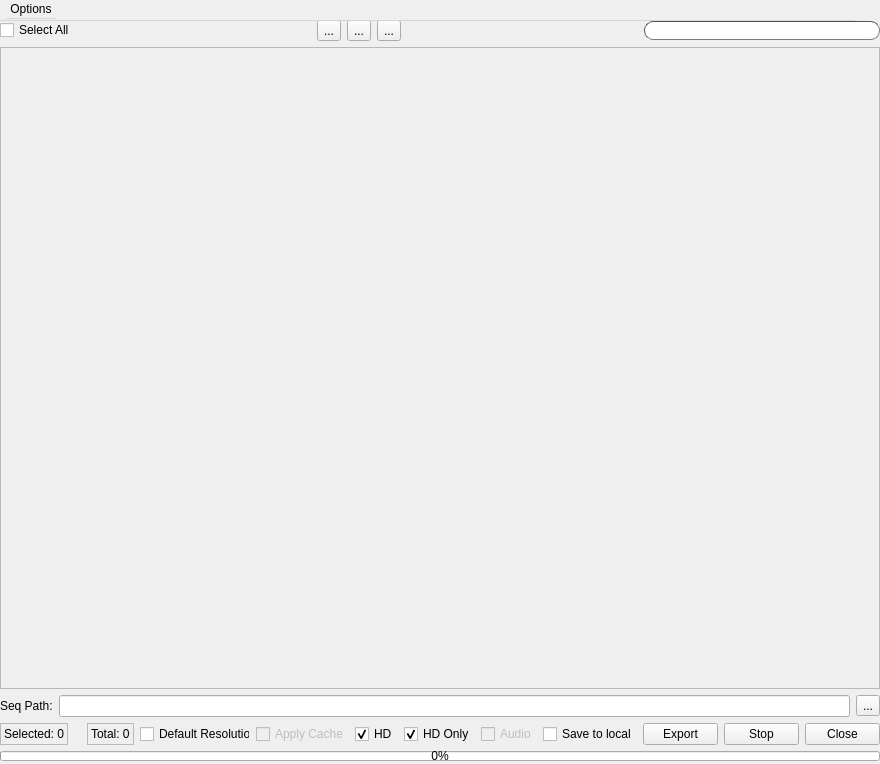
<?xml version="1.0" encoding="UTF-8"?>
<ui version="4.0">
 <class>MainWidget</class>
 <widget class="QWidget" name="MainWidget">
  <property name="geometry">
   <rect>
    <x>0</x>
    <y>0</y>
    <width>880</width>
    <height>764</height>
   </rect>
  </property>
  <property name="minimumSize">
   <size>
    <width>880</width>
    <height>764</height>
   </size>
  </property>
  <property name="maximumSize">
   <size>
    <width>880</width>
    <height>764</height>
   </size>
  </property>
  <property name="windowTitle">
   <string>Shot Export</string>
  </property>
  <widget class="QWidget" name="centralwidget">
   <property name="geometry">
    <rect>
     <x>0</x>
     <y>20</y>
     <width>880</width>
     <height>741</height>
    </rect>
   </property>
   <layout class="QVBoxLayout" name="verticalLayout">
    <item>
     <layout class="QHBoxLayout" name="horizontalLayout">
      <item>
       <widget class="QCheckBox" name="selectAllButton">
        <property name="toolTip">
         <string>Select all shots for export</string>
        </property>
        <property name="text">
         <string>Select All</string>
        </property>
       </widget>
      </item>
      <item>
       <spacer name="horizontalSpacer">
        <property name="orientation">
         <enum>Qt::Horizontal</enum>
        </property>
        <property name="sizeHint" stdset="0">
         <size>
          <width>40</width>
          <height>20</height>
         </size>
        </property>
       </spacer>
      </item>
      <item>
       <widget class="QToolButton" name="addButton">
        <property name="toolTip">
         <string>Add new shot(s)</string>
        </property>
        <property name="text">
         <string>...</string>
        </property>
       </widget>
      </item>
      <item>
       <widget class="QToolButton" name="collapseButton">
        <property name="toolTip">
         <string>Toggle collapse all shots</string>
        </property>
        <property name="text">
         <string>...</string>
        </property>
       </widget>
      </item>
      <item>
       <widget class="QToolButton" name="deleteSelectedButton">
        <property name="toolTip">
         <string>Remove selected shots</string>
        </property>
        <property name="text">
         <string>...</string>
        </property>
       </widget>
      </item>
      <item>
       <spacer name="horizontalSpacer_3">
        <property name="orientation">
         <enum>Qt::Horizontal</enum>
        </property>
        <property name="sizeHint" stdset="0">
         <size>
          <width>40</width>
          <height>20</height>
         </size>
        </property>
       </spacer>
      </item>
      <item>
       <widget class="QLineEdit" name="searchBox">
        <property name="toolTip">
         <string/>
        </property>
        <property name="styleSheet">
         <string notr="true">border-width: 1px;
                                        border-style: inset;
                                        border-color: #535353;
                                        border-radius: 9px;
                                        padding-left: 15px;
                                        padding-bottom: 1px;</string>
        </property>
       </widget>
      </item>
     </layout>
    </item>
    <item>
     <widget class="QScrollArea" name="scrollArea">
      <property name="widgetResizable">
       <bool>true</bool>
      </property>
      <widget class="QWidget" name="scrollAreaWidgetContents">
       <property name="geometry">
        <rect>
         <x>0</x>
         <y>0</y>
         <width>876</width>
         <height>634</height>
        </rect>
       </property>
       <layout class="QVBoxLayout" name="verticalLayout_4">
        <property name="spacing">
         <number>10</number>
        </property>
        <property name="leftMargin">
         <number>6</number>
        </property>
        <property name="topMargin">
         <number>6</number>
        </property>
        <property name="rightMargin">
         <number>6</number>
        </property>
        <property name="bottomMargin">
         <number>6</number>
        </property>
        <item>
         <layout class="QVBoxLayout" name="item_layout">
          <property name="spacing">
           <number>0</number>
          </property>
          <property name="topMargin">
           <number>5</number>
          </property>
          <property name="bottomMargin">
           <number>5</number>
          </property>
         </layout>
        </item>
        <item>
         <spacer name="verticalSpacer">
          <property name="orientation">
           <enum>Qt::Vertical</enum>
          </property>
          <property name="sizeHint" stdset="0">
           <size>
            <width>20</width>
            <height>40</height>
           </size>
          </property>
         </spacer>
        </item>
       </layout>
      </widget>
     </widget>
    </item>
    <item>
     <layout class="QHBoxLayout" name="horizontalLayout_3">
      <item>
       <widget class="QLabel" name="label_3">
        <property name="text">
         <string>Seq Path:</string>
        </property>
       </widget>
      </item>
      <item>
       <widget class="QLineEdit" name="pathBox">
        <property name="toolTip">
         <string>Sequence path</string>
        </property>
       </widget>
      </item>
      <item>
       <widget class="QToolButton" name="browseButton">
        <property name="toolTip">
         <string>Select Directory</string>
        </property>
        <property name="text">
         <string>...</string>
        </property>
       </widget>
      </item>
     </layout>
    </item>
    <item>
     <layout class="QHBoxLayout" name="horizontalLayout_2">
      <item>
       <widget class="QLabel" name="selectedLabel">
        <property name="frameShape">
         <enum>QFrame::StyledPanel</enum>
        </property>
        <property name="text">
         <string>Selected: 0</string>
        </property>
       </widget>
      </item>
      <item>
       <widget class="QLabel" name="label">
        <property name="text">
         <string/>
        </property>
       </widget>
      </item>
      <item>
       <widget class="QLabel" name="totalLabel">
        <property name="frameShape">
         <enum>QFrame::StyledPanel</enum>
        </property>
        <property name="text">
         <string>Total: 0</string>
        </property>
       </widget>
      </item>
      <item>
       <spacer name="horizontalSpacer_4">
        <property name="orientation">
         <enum>Qt::Horizontal</enum>
        </property>
        <property name="sizeHint" stdset="0">
         <size>
          <width>40</width>
          <height>20</height>
         </size>
        </property>
       </spacer>
      </item>
      <item>
       <widget class="QCheckBox" name="defaultResolutionButton">
        <property name="toolTip">
         <string>Get the resolution for preview from render settings</string>
        </property>
        <property name="text">
         <string>Default Resolution</string>
        </property>
       </widget>
      </item>
      <item>
       <widget class="QCheckBox" name="applyCacheButton">
        <property name="enabled">
         <bool>false</bool>
        </property>
        <property name="text">
         <string>Apply Cache</string>
        </property>
       </widget>
      </item>
      <item>
       <widget class="QCheckBox" name="hdButton">
        <property name="enabled">
         <bool>true</bool>
        </property>
        <property name="toolTip">
         <string>Also make HD playblast</string>
        </property>
        <property name="text">
         <string>HD</string>
        </property>
        <property name="checked">
         <bool>true</bool>
        </property>
       </widget>
      </item>
      <item>
       <widget class="QCheckBox" name="hdOnlyButton">
        <property name="text">
         <string>HD Only</string>
        </property>
        <property name="checked">
         <bool>true</bool>
        </property>
       </widget>
      </item>
      <item>
       <widget class="QCheckBox" name="audioButton">
        <property name="enabled">
         <bool>false</bool>
        </property>
        <property name="toolTip">
         <string>Include audio in playblast</string>
        </property>
        <property name="text">
         <string>Audio</string>
        </property>
        <property name="checked">
         <bool>false</bool>
        </property>
       </widget>
      </item>
      <item>
       <widget class="QCheckBox" name="localButton">
        <property name="toolTip">
         <string>Copy all shots to D:\multishotexport</string>
        </property>
        <property name="text">
         <string>Save to local</string>
        </property>
       </widget>
      </item>
      <item>
       <widget class="QPushButton" name="exportButton">
        <property name="minimumSize">
         <size>
          <width>75</width>
          <height>0</height>
         </size>
        </property>
        <property name="toolTip">
         <string>Export selected shots</string>
        </property>
        <property name="text">
         <string>Export</string>
        </property>
       </widget>
      </item>
      <item>
       <widget class="QPushButton" name="stopButton">
        <property name="minimumSize">
         <size>
          <width>75</width>
          <height>0</height>
         </size>
        </property>
        <property name="text">
         <string>Stop</string>
        </property>
       </widget>
      </item>
      <item>
       <widget class="QPushButton" name="closeButton">
        <property name="minimumSize">
         <size>
          <width>75</width>
          <height>0</height>
         </size>
        </property>
        <property name="text">
         <string>Close</string>
        </property>
       </widget>
      </item>
     </layout>
    </item>
    <item>
     <widget class="QProgressBar" name="progressBar">
      <property name="maximumSize">
       <size>
        <width>16777215</width>
        <height>10</height>
       </size>
      </property>
      <property name="value">
       <number>0</number>
      </property>
     </widget>
    </item>
   </layout>
  </widget>
  <widget class="QMenuBar" name="menuBar">
   <property name="geometry">
    <rect>
     <x>0</x>
     <y>0</y>
     <width>855</width>
     <height>21</height>
    </rect>
   </property>
   <widget class="QMenu" name="menuOptions">
    <property name="title">
     <string>Options</string>
    </property>
    <addaction name="cacheEnableAction"/>
    <addaction name="cacheDisableAction"/>
    <addaction name="playblastEnableAction"/>
    <addaction name="playblastDisableAction"/>
   </widget>
   <addaction name="menuOptions"/>
  </widget>
  <action name="cacheEnableAction">
   <property name="text">
    <string>Enable Cache for selected</string>
   </property>
  </action>
  <action name="cacheDisableAction">
   <property name="text">
    <string>Disable Cache for selected</string>
   </property>
  </action>
  <action name="playblastEnableAction">
   <property name="text">
    <string>Enable Playblast for selected</string>
   </property>
  </action>
  <action name="playblastDisableAction">
   <property name="text">
    <string>Disable Playblast for selected</string>
   </property>
  </action>
 </widget>
 <tabstops>
  <tabstop>selectAllButton</tabstop>
  <tabstop>addButton</tabstop>
  <tabstop>searchBox</tabstop>
  <tabstop>scrollArea</tabstop>
  <tabstop>exportButton</tabstop>
  <tabstop>closeButton</tabstop>
 </tabstops>
 <resources/>
 <connections>
  <connection>
   <sender>hdButton</sender>
   <signal>toggled(bool)</signal>
   <receiver>hdOnlyButton</receiver>
   <slot>setEnabled(bool)</slot>
   <hints>
    <hint type="sourcelabel">
     <x>332</x>
     <y>710</y>
    </hint>
    <hint type="destinationlabel">
     <x>375</x>
     <y>711</y>
    </hint>
   </hints>
  </connection>
 </connections>
</ui>
